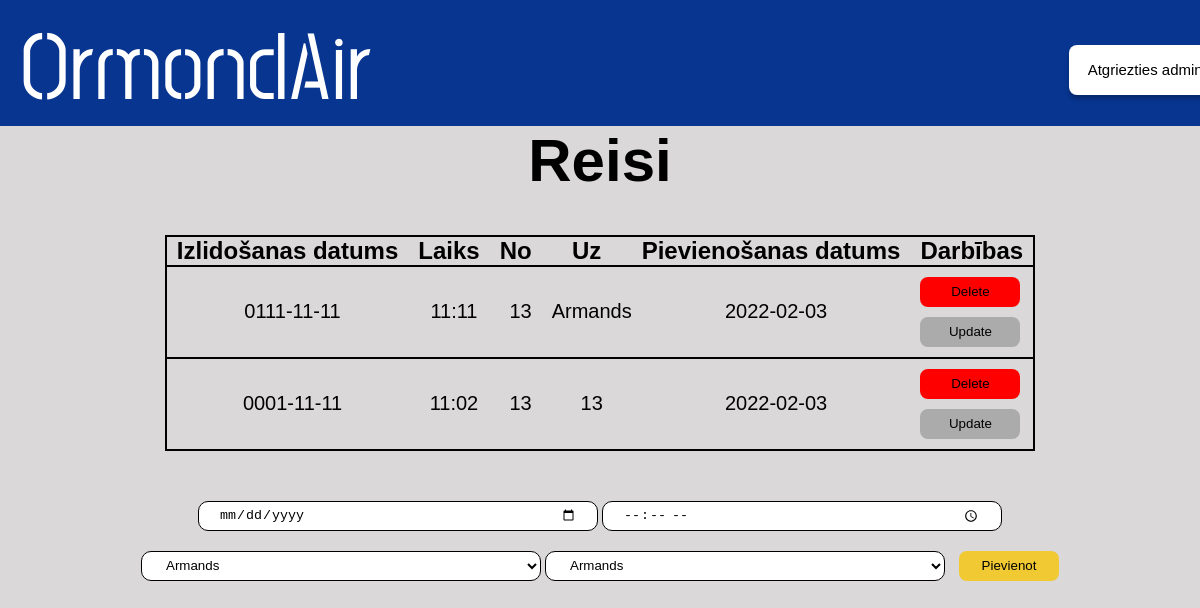
The app's page /admin/reisi with its own data.
### main.py (models this page shows, shortened)
class Reis(db.Model):
    id = db.Column(db.Integer, primary_key=True)
    datums = db.Column(db.String(200), nullable=False)
    laiks = db.Column(db.String(200), nullable=False)
    nolidostas = db.Column(db.String(200), nullable=False)
    uzlidostas = db.Column(db.String(200), nullable=False)
    date_created = db.Column(db.DateTime, default=datetime.utcnow)

### main.py (the view)
@app.route('/admin/reisi', methods=['POST', 'GET'])
def reis():
  if request.method == 'POST':
    new_reis = Reis(nolidostas=request.form['nolidostas'], uzlidostas=request.form['uzlidostas'], datums=request.form['datums'],laiks = request.form['laiks'])
    try:
      db.session.add(new_reis)
      db.session.commit()
      return redirect('/admin/reisi')
    except:
      return "Draugi nav labi!"
  else:
      lidostas = Lidosta.query.order_by(Lidosta.id).all()
      tasks = Reis.query.order_by(Reis.date_created).all()
      return render_template("adminreisi.html", tasks=tasks, lidostas=lidostas)

### templates/adminreisi.html (shortened to what this page needs)
<!DOCTYPE html>
<html lang="en">
  <head>
    <link href="/static/css/stylesheet.css" rel="stylesheet" />
  </head>
  <body>
    <div class="augsejaisBaneris">
      <a href="/">
        <h1 class="homePage">OrmondAir</h1>
      </a>
      <a href="/admin">
        <button id="atgriezties_admin">Atgriezties admin</button>
      </a>
    </div>
    <div class="apaksejaisBaneris">
      <h1 id="virsraksts">Reisi</h1>
      {% if tasks|length < 1 %}
      <h4 id="apaksraksts">Nav pievienots neviens reiss! </h4>
      {% else %}
      <table class="tabula">
        <tr class="tabula">
          <th class="teksts">Izlidošanas datums</th>
          <th class="teksts">Laiks</th>
          <th class="teksts">No</th>
          <th class="teksts">Uz</th>
          <th class="teksts">Pievienošanas datums</th>
          <th class="teksts">Darbības</th>
        </tr>
        {% for task in tasks %}
          <tr class="tabula">
            <td class="dbteksts">{{ task.datums }}</td>
            <td class="dbteksts">{{ task.laiks }}</td>
            <td class="dbteksts">{{ task.nolidostas }}</td>
            <td class="dbteksts">{{ task.uzlidostas }}</td>
            <td class="dbteksts">{{ task.date_created.date() }}</td>
            <td>
              <a href="/delete_reisi/{{task.id}}"><button id=dzest>Delete</button></a>
              <br>
              <a href="/update_reisi/{{task.id}}"><button id=labot>Update</button></a>
            </td>
          </tr>
        {% endfor %}
      </table>
      {% endif %}
      <form action="/admin/reisi" method="POST" id="form">
        <input class="input" type="date" min="date" type="text" name="datums" id="datums" placeholder="datums" required>
        <input class="input" type="time" type="text" name="laiks" id="laiks" placeholder="laiks" required>
        <select class="input" name="nolidostas" id="nolidostas" method="POST">
          {% for lidosta in lidostas %}
            <option value="{{lidosta.content}}">{{ lidosta.content }}</option>
          {% endfor %}
        </select>
        <select class="input" name="uzlidostas" id="uzlidostas" method="POST">
          {% for lidosta in lidostas %}
            <option value="{{lidosta.content}}">{{ lidosta.content }}</option>
          {% endfor %}
        </select>
        <input type="submit" value="Pievienot" id="pievienot">
      </form>
  </body>
</html>

### static/css/stylesheet.css (style rules this page uses)
body { background: rgba(186, 182, 182, 0.53); }
* { margin: 0; padding: 0; box-sizing: border-box; text-decoration: none; }
.augsejaisBaneris { position: absolute; left: 0%; right: 0%; top: 0%; bottom: 84.28%; background: #073590; }
.homePage { position: absolute; left: 0%; font-family: Post No Bills Colombo Medium; font-size: 96px; display: flex; margin-left: 20px; color: #ffffff; user-select: none; }
.apaksejaisBaneris { position: absolute; top: 15.72%; right: 0px; left: 0px; }
#atgriezties_admin { position: absolute; width: 152px; height: 50.63px; left: 89.1%; top: 35.4%; background: #ffffff; border-radius: 8px; box-shadow: 0px 4px 4px rgba(0, 0, 0, 0.25); border-style: none; font-family: Arial, Helvetica, sans-serif; font-size: 15px; cursor: pointer; }
#pievienot { width: 100px; height: 30px; background: #f1c933; border-radius: 8px; outline: none; cursor: pointer; border: 1px solid transparent; margin-left: 10px; }
.teksts { font-family: Arial, Helvetica, sans-serif; font-size: 24px; color: #000000; padding-left: 10px; padding-right: 10px; }
.input { background: #ffffff; border: 1px solid #000000; box-sizing: border-box; border-radius: 10px; outline: none; padding-left: 20px; padding-right: 20px; width: 400px; height: 30px; margin-top: 10px; margin-bottom: 10px; }
#dzest { width: 100px; height: 30px; background: #ff0000; border-radius: 8px; outline: none; cursor: pointer; border: 1px solid transparent; margin-top: 10px; margin-left: 10px; }
#labot { width: 100px; height: 30px; background: #ababab; border-radius: 8px; outline: none; cursor: pointer; border: 1px solid transparent; margin-top: 10px; margin-left: 10px; margin-bottom: 10px; }
.dbteksts { text-align: center; font-family: Arial, Helvetica, sans-serif; font-size: 20px; color: #000000; padding-left: 10px; }
#virsraksts { text-align: center; font-family: Arial, Helvetica, sans-serif; font-size: 60px; color: #000000; }
.tabula { border-collapse: collapse; border: solid 2px #000000; margin-left: auto; margin-right: auto; margin-top: 40px; margin-bottom: 40px; }
#form { text-align: center; }

### records on screen
Reis: datums "0111-11-11", laiks "11:11", nolidostas "13", uzlidostas "Armands", date_created "2022-02-03"
Reis: datums "0001-11-11", laiks "11:02", nolidostas "13", uzlidostas "13", date_created "2022-02-03"

### other values on screen
form field nolidostas "Armands"
form field uzlidostas "Armands"
